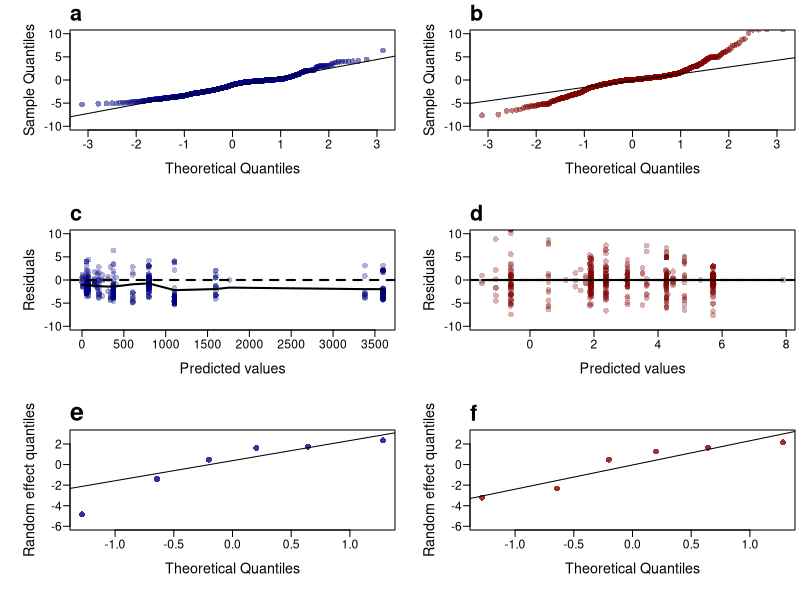
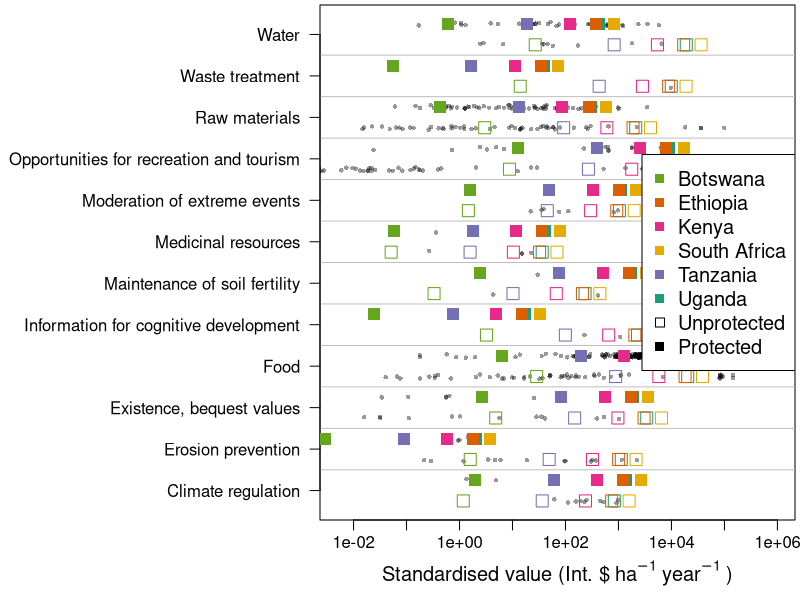

Source code (R) for these figures, in order: (Note: this script raises an error after producing the figures.)
# Read the data from the cleaned ESVD Database
ES <- read.csv("ES_clean.csv", na.strings = "NULL")

#Install and load the required R-packages
install.packages (c("lme4", "RColorBrewer"))
library(lme4)
library(RColorBrewer)

# Reassign the variables to vectors with simpler names
        # Standardised value of ecosystem services
        val <- ES$Int..Per.Hectare.Per.Year
        # Protected or not
        pa <- ES$Protection.Statu
        # Ecosystem services as a factor
        es <- as.factor(ES$ES_1)
        # Reassign "Food" as the baseline factor
        es.c <- relevel(es, ref = "Food")
        # Country name
        country <- ES$Country_1
        # Biome
        biome <- ES$ESVD2.0_Biome_1

########################################################################        
       
# Define two candidate models (Appendix 1)  
        
# Log-linked Gamma generalised linear mixed effect model          
mod.glm <- glmer(val~ pa * es.c + (1|country), family=Gamma(link = "log"))
# Model fails to converge with default settings, so define different optimizer
mod.glm <- glmer(val~  pa * es.c + (1|country), family=Gamma(link = "log"),control=glmerControl(optimizer="bobyqa",optCtrl=list(maxfun=2e5)))

# Linear mixed effects model with a log-transformed response variable
mod.log <- lmer(log(val)~ pa * es.c + (1|country))

# Model Diagnositic plots (Figure S1)

# Define plot device, name and margins
png(filename="Figure S1_converged.png",width=16,height=24,units="cm",res=300)

# Set number of panels and margins
par(mfrow=c(3,2))
par(mai=c(0.7,0.7,0.3,0.05))

# Q-Q Plot of residuals for Log-linked Gamma generalised linear mixed effect model 
qqnorm(resid(mod.glm), main="", ylim=c(-10,10), pch=16, col=rgb(0,0, 0.5,0.5),cex=1.2, las=1, cex.axis=1.1, cex.lab= 1.3, mgp=c(2.5,0.6,0))
qqline(resid(mod.glm))
mtext("a",cex=1.3, side = 3, adj = 0, line = 0.5,font=2)

# Q-Q Plot of residuals Linear mixed effects model with a log-transformed response variable
qqnorm(resid(mod.log), main="", ylim=c(-10,10), pch=16, col=rgb(0.5,0, 0,0.5),cex=1.2, las=1, cex.axis=1.1, cex.lab= 1.3, mgp=c(2.5,0.6,0))
qqline(resid(mod.log))
mtext("b",cex=1.3, side = 3, adj = 0, line = 0.5,font=2)

# Plot residuals against predicted values (with smoothing spline) for Log-linked Gamma generalised linear mixed effect model  
plot(exp(predict(mod.glm, re.form=~0)),residuals(mod.glm, type = 'deviance'),  xlab="Predicted values", ylab="Residuals",
     ylim=c(-10,10), pch=16, col=rgb(0,0, 0.5,0.3),cex=1.2, las=1, cex.axis=1.1, cex.lab= 1.3, mgp=c(2.5,0.6,0))
smoothingSpline <- smooth.spline(exp(predict(mod.glm, re.form=~0)),residuals(mod.glm, type = 'deviance'), spar=1.2)
lines(smoothingSpline, col="black", lwd=2); abline(h=0, lwd=2, lty=2)
mtext("c",cex=1.3, side = 3, adj = 0, line = 0.5,font=2)

# Plot residuals against predicted values (with smoothing spline) for Linear mixed effects model with a log-transformed response variable
plot(predict(mod.log, re.form=~0),residuals(mod.log, type = 'deviance'),  xlab="Predicted values", ylab="Residuals",
     ylim=c(-10,10), pch=16, col=rgb(0.5,0, 0,0.3),cex=1.2, las=1, cex.axis=1.1, cex.lab= 1.3, mgp=c(2.5,0.6,0))
smoothingSpline <- smooth.spline(predict(mod.log, re.form=~0),residuals(mod.log, type = 'deviance'), spar=.2)
lines(smoothingSpline, col="black", lwd=2); abline(h=0, lwd=2, lty=2)
mtext("d",cex=1.3, side = 3, adj = 0, line = 0.5,font=2)

# Quantile plot of random intercepts (Country ID) for Log-linked Gamma generalised linear mixed effect model 
r_int<- ranef(mod.glm)$country$`(Intercept)`
qqnorm(r_int, main="", ylim=c(-6,3), pch=16, col=rgb(0,0, 0.5,0.8),cex=1.2, las=1, cex.axis=1.1, cex.lab= 1.3, mgp=c(2.5,0.6,0), ylab="Random effect quantiles")
qqline(r_int)
mtext("e",cex=1.5, side = 3, adj = 0, line = 0.5,font=2)

# Quantile plot of random intercepts (Country ID) for Linear mixed effects model with a log-transformed response variable
r_int<- ranef(mod.log)$country$`(Intercept)`
qqnorm(r_int, main="", ylim=c(-6,3), pch=16, col=rgb(0.5,0, 0 ,0.8),cex=1.2, las=1, cex.axis=1.1, cex.lab= 1.3, mgp=c(2.5,0.6,0), ylab="Random effect quantiles")
qqline(r_int)
mtext("f",cex=1.3, side = 3, adj = 0, line = 0.5,font=2)

# Close plotting device and save to file
dev.off()

########################################################################

# Formulate subset models for each combination of predictors 

        # Full model with interaction term
        mod.full <- glmer(val~ pa * es.c + (1|country), family=Gamma(link = "log"),control=glmerControl(optimizer="bobyqa",optCtrl=list(maxfun=2e5)))
        
        # Full model only with additive terms
        mod.add <- glmer(val~ pa + es.c + (1|country), family=Gamma(link = "log"),control=glmerControl(optimizer="bobyqa",optCtrl=list(maxfun=2e5)))
        
        # Model with only protected status
        mod.pa <- glmer(val~ pa  + (1|country), family=Gamma(link = "log"))
        
        # Model with only ecosystem service type
        mod.es <- glmer(val~  es.c + (1|country), family=Gamma(link = "log"))


# Compare candidate models using likelihood-ratio Chi-squared test (Table 1)
anova(mod.full,mod.add,mod.es,mod.pa)


########################################################################

# Plot model predictions

# Generate a new data frame with each combiantion of country, protected status, and ecosystem service type
new.dat <- data.frame(expand.grid(unique(pa),unique(es),unique(country)))
names(new.dat) <- c("pa","es.c","country")

# Predict the outcome for each combination in the new data frame
new.pred <- predict(mod.full,new.dat, type="response")


# Define the colour palette
col.ramp <- brewer.pal(6,"Dark2")

# Define plot device, name and margins
#png(filename="Figure 2.png",width=26,height=20,units="cm",res=300)
pdf(file = "Figure 2_v2.pdf",   # The directory you want to save the file in
    height = 7.87402, # The width of the plot in inches
    width = 10.2362)

par(mai=c(0.8,3.2,0.05,0.05))

# Create a identity vector for each country
id <- rep(1:6,each=24)

# Plot a strip chart with empirical estimates
stripchart(val~pa+es,
           method = "jitter", 
           pch = 16, cex=0.6 , 
           col = rgb(0,0,0,0.4),  
           vertical = FALSE,   
           add = FALSE,
           at=1:24,yaxt='n',log="x",xlim=c(0.5e-2,1e6),
           las=1, ylab="", xlab=expression(paste("Standardised value (Int. $"~ ha^-1~year^-1~paste(")"))),
           ylim=c(1,24),  cex.axis=1, cex.lab= 1.2, mgp=c(2.5,0.6,0))

# Add horizontal lines to separate ecoystem service types
abline(h=seq(2.5,22.5,by=2), col="grey")

# Label the axis with ecosystem service types
es.lab <- names(table(new.dat$es) )                                                                                                                                     
axis(2, at=seq(1.5,23.5,by=2),es.lab,las=1, cex.lab=1.5)

# In a loop, predict the intercepts for each country, one-by-one
        for (j in 1:6){
                stripchart(new.pred[id==j]~new.dat$pa[id==j]+new.dat$es[id==j],
                   method = "stack", 
                   pch = c(0,15), cex=1.6 ,     
                   col = col.ramp[j],          
                   vertical = FALSE,   
                   add = TRUE)
        }


# Add a legens
legend ("right", pch=c(15,15,15,15,15,15,0,15), col=c(col.ramp[c(5,2,4,6,3,1)],"black","black"),cex=1.2,bg="white",
        c("Botswana","Ethiopia","Kenya","South Africa","Tanzania","Uganda", "Unprotected","Protected"))

# Close plotting device and save to file
dev.off()


########################################################################
# Display coefficient estimates (Table 2)
summary(mod.full)

#########################################################################


# Alternative model formulation that includes country and biome as random effects

# Model with country and biome
 mod.bio.c <- glmer(val~  pa * es.c + (1|country) + (1|biome), family=Gamma(link = "log"),
        control=glmerControl(optimizer="bobyqa",optCtrl=list(maxfun=2e7,xtol_abs=1e-8, ftol_abs=1e-8)))

# Model fails to converge, so try a different apprach.
# Duplicate the model outputs
fm1 <- mod.bio.c

# Change the tolerance limits
strict_tol <- glmerControl(optCtrl=list(xtol_abs=1e-8, ftol_abs=1e-8))

# Update the model with differnce tolerence limits
fm1.restart <- update(fm1, start=pars,control=strict_tol)

# Summarise the converged model (Table S1)
summary(fm1.restart)
